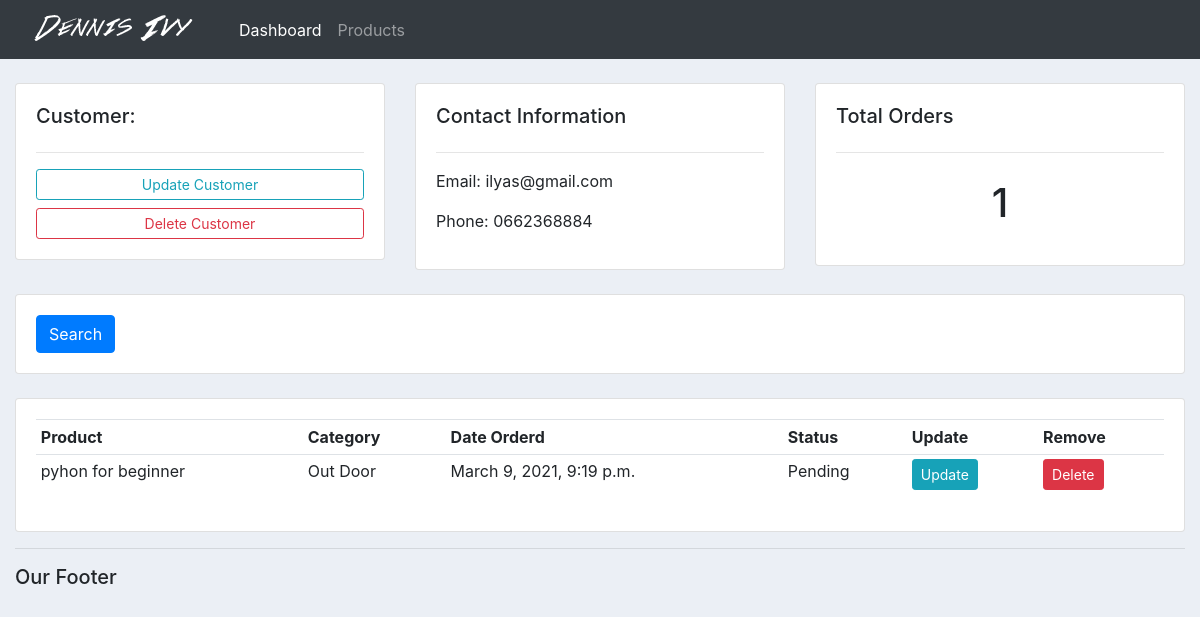
The app's page /customer/2/ with its own data.
### accounts/models.py (models this page shows, shortened)
class Customer(models.Model):
    name = models.CharField(max_length=200, null=True)
    phone = models.CharField(max_length=200, null=True)
    email = models.CharField(max_length=200, null=True)
    date_created = models.DateTimeField(auto_now_add=True, null=True)

class Order(models.Model):
    STATUS = (
        ('Pending', 'Pending'),
        ('Out for delivery', 'Out for delivery'),
        ('Delivered', 'Delivered'),
    )
    customer = models.ForeignKey(Customer, null=True, on_delete=models.SET_NULL)
    product = models.ForeignKey(Product, null=True, on_delete=models.SET_NULL)
    date_created = models.DateTimeField(auto_now_add=True, null=True)
    status = models.CharField(max_length=200, null=True, choices=STATUS)

class Product(models.Model):
    CATEGORY = (
        ('Indoor', 'Indoor'),
        ('Out Door', 'Out Door'),
    )
    name = models.CharField(max_length=200, null=True)
    price = models.FloatField(null=True)
    category = models.CharField(max_length=200, null=True, choices=CATEGORY)
    description = models.CharField(max_length=200, null=True, blank=True)
    date_created = models.DateTimeField(auto_now_add=True, null=True)
    tags = models.ManyToManyField(Tag)

### accounts/views.py (the view)
# urls.py: path('customer/<str:pk_test>/', views.customer, name='customer'),
def customer(request, pk_test):
    customer = Customer.objects.get(id=pk_test)
    orders = customer.order_set.all()
    order_count = orders.count()
    context = {
        'customer': customer,
        'orders': orders,
        'total_orders': order_count
    }
    return render(request, 'accounts/customer.html', context)

### accounts/templates/accounts/customer.html
{% extends 'accounts/main.html' %}
{% block content %}
    	<br>
        <div class="row">
            <div class="col-md">
                <div class="card card-body">
                    <h5>Customer:</h5>
                    <hr>
                    <a class="btn btn-outline-info  btn-sm btn-block" href="">Update Customer</a>
                    <a class="btn btn-outline-danger  btn-sm btn-block" href="">Delete Customer</a>
                </div>
            </div>
            <div class="col-md">
                <div class="card card-body">
                    <h5>Contact Information</h5>
                    <hr>
                    <p>Email: {{customer.email}} </p>
                    <p>Phone: {{customer.phone}}  </p>
                </div>
            </div>
            <div class="col-md">
                <div class="card card-body">
                    <h5>Total Orders</h5>
                    <hr>
                    <h1 style="text-align: center;padding: 10px">{{total_orders}}</h1>
                </div>
            </div>
        </div>
        <br>
        <div class="row">
            <div class="col">
                <div class="card card-body">
                    <form method="get">
                    <button class="btn btn-primary" type="submit">Search</button>
                  </form>
                </div>
            </div>
        </div>
        <br>
        <div class="row">
            <div class="col-md">
                <div class="card card-body">
                    <table class="table table-sm">
                        <tr>
                            <th>Product</th>
                            <th>Category</th>
                            <th>Date Orderd</th>
                            <th>Status</th>
                            <th>Update</th>
                            <th>Remove</th>
                        </tr>
                        {%for order in orders %}
                        <tr>
                            <td>{{order.product.name}}</td>
                            <td>{{order.product.category}}</td>
                            <td>{{order.date_created}}</td>
                            <td>{{order.status}}</td>
					<td><a class="btn btn-sm btn-info" href="{% url 'update_order' order.id %}">Update</a></td>
					<td><a class="btn btn-sm btn-danger" href="{% url 'delete_order' order.id %}">Delete</a></td>
                        </tr>
                        {% endfor %}
                    </table>
                </div>
            </div>
        </div>
{% endblock %}

### static/css/main.css (style rules this page uses)
body { background-color: #ebeff5; }

### records on screen
Customer: email "ilyas@gmail.com", phone "0662368884"
Order: product.name "pyhon for beginner", product.category "Out Door", date_created "March 9, 2021, 9:19 p.m.", status "Pending"

### other values on screen
{{ total_orders }} "1"
